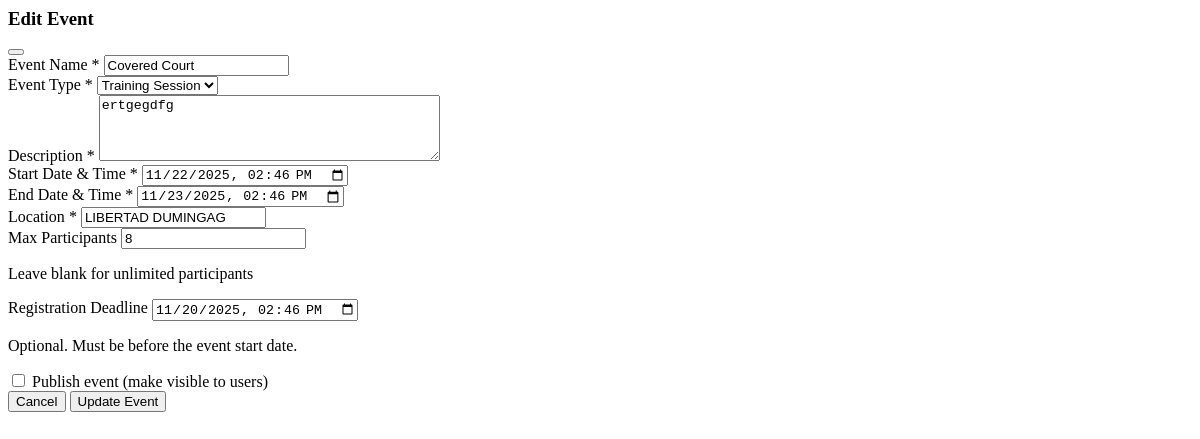
Page /events/3/update/ (signed in) on the earlier database version.
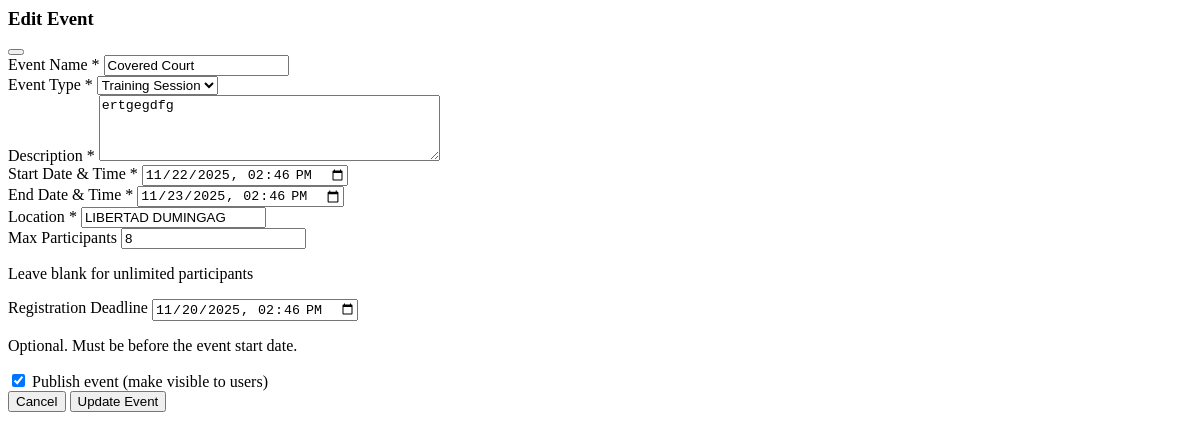
Same page on the later database version.
### core/models.py (models this page shows, shortened)
class Event(models.Model):
    EVENT_TYPE_CHOICES = [
        ('tournament', 'Tournament'),
        ('training', 'Training Session'),
        ('seminar', 'Seminar'),
        ('grading', 'Belt Grading')
    ]
    name = models.CharField(max_length=200)
    description = models.TextField()
    start_date = models.DateTimeField()
    end_date = models.DateTimeField()
    location = models.CharField(max_length=200)
    event_type = models.CharField(max_length=50, choices=EVENT_TYPE_CHOICES, default='training')
    max_participants = models.PositiveIntegerField(null=True, blank=True)
    registration_deadline = models.DateTimeField(null=True, blank=True)
    is_published = models.BooleanField(default=False)

### core/views.py (the view, shortened to what this page needs)
# urls.py: path('events/<int:event_id>/update/', event_update, name='event_update'),
@login_required
@user_passes_test(is_admin)
@require_http_methods(["GET", "POST"])
def event_update(request, event_id):
    event = get_object_or_404(Event, pk=event_id)
    form = EventForm(instance=event)
    return render(request, 'partials/event_form_modal.html', {
        'form': form,
        'event': event,
        'action': 'update'
    })

### core/views.py (called while the page is built)
def is_admin(user):
    return user.groups.filter(name='Admin').exists()

### templates/partials/event_form_modal.html (shortened to what the changed rows need)
<div class="px-6 py-4">
    <form {% if action == "create" %}hx-post="{% url 'event_create' %}" {% else %}hx-post="{% url 'event_update' event.id %}" {% endif %} hx-target="#event-list" hx-swap="none"
        enctype="multipart/form-data" class="space-y-4">
        <div>
            <label for="{{ form.name.id_for_label }}" class="block text-sm font-medium text-gray-700 mb-1">
                Event Name <span class="text-red-500">*</span>
            </label>
            {{ form.name }}
        </div>
        <div>
            <label for="{{ form.event_type.id_for_label }}" class="block text-sm font-medium text-gray-700 mb-1">
                Event Type <span class="text-red-500">*</span>
            </label>
            {{ form.event_type }}
        </div>
        <div>
            <label for="{{ form.description.id_for_label }}" class="block text-sm font-medium text-gray-700 mb-1">
                Description <span class="text-red-500">*</span>
            </label>
            {{ form.description }}
        </div>
        <div class="grid grid-cols-1 md:grid-cols-2 gap-4">
            <div>
                <label for="{{ form.start_date.id_for_label }}" class="block text-sm font-medium text-gray-700 mb-1">
                    Start Date & Time <span class="text-red-500">*</span>
                </label>
                {{ form.start_date }}
            </div>
            <div>
                <label for="{{ form.end_date.id_for_label }}" class="block text-sm font-medium text-gray-700 mb-1">
                    End Date & Time <span class="text-red-500">*</span>
                </label>
                {{ form.end_date }}
            </div>
        </div>
        <div>
            <label for="{{ form.location.id_for_label }}" class="block text-sm font-medium text-gray-700 mb-1">
                Location <span class="text-red-500">*</span>
            </label>
            {{ form.location }}
        </div>
        <div class="grid grid-cols-1 md:grid-cols-2 gap-4">
            <div>
                <label for="{{ form.max_participants.id_for_label }}"
                    class="block text-sm font-medium text-gray-700 mb-1">
                    Max Participants
                </label>
                {{ form.max_participants }}
                <p class="mt-1 text-xs text-gray-500">Leave blank for unlimited participants</p>
            </div>
            <div>
                <label for="{{ form.registration_deadline.id_for_label }}"
                    class="block text-sm font-medium text-gray-700 mb-1">
                    Registration Deadline
                </label>
                {{ form.registration_deadline }}
                <p class="mt-1 text-xs text-gray-500">Optional. Must be before the event start date.</p>
            </div>
        </div>
        <div class="flex items-center">
            {{ form.is_published }}
            <label for="{{ form.is_published.id_for_label }}" class="ml-2 text-sm font-medium text-gray-700">
                Publish event (make visible to users)
            </label>
        </div>
    </form>
</div>

Differences in the rows shown:
changed Event "Covered Court": is_published "☐" → "☑"
